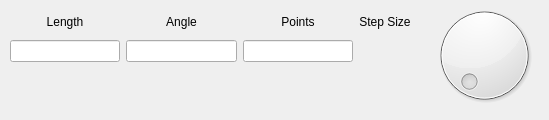
      <widget class="QWidget" name="tab">
       <attribute name="title">
        <string>Line</string>
       </attribute>
       <widget class="QWidget" name="gridLayoutWidget_3">
        <property name="geometry">
         <rect>
          <x>10</x>
          <y>10</y>
          <width>401</width>
          <height>52</height>
         </rect>
        </property>
        <layout class="QGridLayout" name="gridLayout_4">
         <item row="1" column="3">
          <widget class="QLabel" name="lineStepSizeLabel">
           <property name="text">
            <string/>
           </property>
           <property name="alignment">
            <set>Qt::AlignCenter</set>
           </property>
          </widget>
         </item>
         <item row="1" column="1">
          <widget class="QLineEdit" name="lineAngleEdit">
           <property name="alignment">
            <set>Qt::AlignCenter</set>
           </property>
          </widget>
         </item>
         <item row="0" column="2">
          <widget class="QLabel" name="label_37">
           <property name="text">
            <string>Points</string>
           </property>
           <property name="alignment">
            <set>Qt::AlignCenter</set>
           </property>
          </widget>
         </item>
         <item row="0" column="1">
          <widget class="QLabel" name="label_36">
           <property name="text">
            <string>Angle</string>
           </property>
           <property name="alignment">
            <set>Qt::AlignCenter</set>
           </property>
          </widget>
         </item>
         <item row="0" column="0">
          <widget class="QLabel" name="label_39">
           <property name="text">
            <string>Length</string>
           </property>
           <property name="alignment">
            <set>Qt::AlignCenter</set>
           </property>
          </widget>
         </item>
         <item row="0" column="3">
          <widget class="QLabel" name="label_40">
           <property name="text">
            <string>Step Size</string>
           </property>
           <property name="alignment">
            <set>Qt::AlignCenter</set>
           </property>
          </widget>
         </item>
         <item row="1" column="2">
          <widget class="QLineEdit" name="linePointsEdit">
           <property name="alignment">
            <set>Qt::AlignCenter</set>
           </property>
          </widget>
         </item>
         <item row="1" column="0">
          <widget class="QLineEdit" name="lineLengthEdit">
           <property name="alignment">
            <set>Qt::AlignCenter</set>
           </property>
          </widget>
         </item>
        </layout>
       </widget>
       <widget class="QDial" name="scan_angle">
        <property name="geometry">
         <rect>
          <x>429</x>
          <y>0</y>
          <width>111</width>
          <height>111</height>
         </rect>
        </property>
        <property name="maximum">
         <number>360</number>
        </property>
       </widget>
      </widget>
